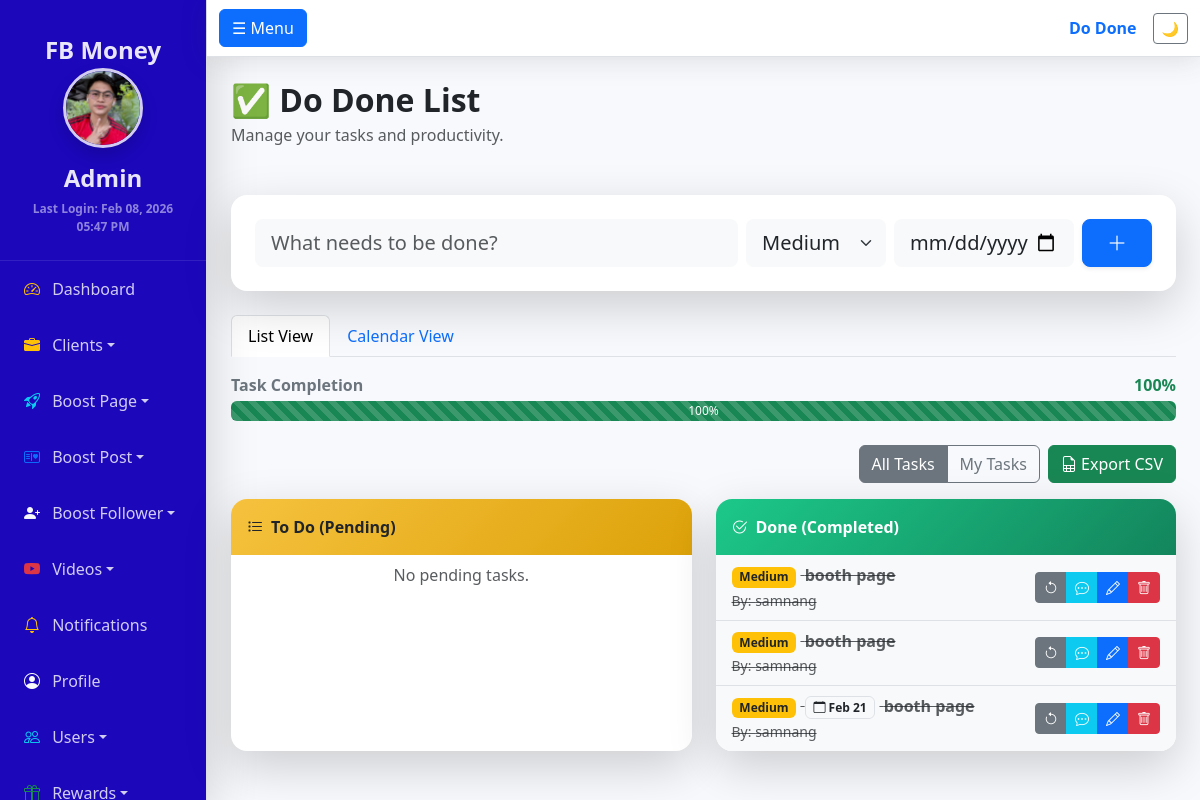
Page /admin/do_done.php (signed in) on the committed database.
### tables this page shows
CREATE TABLE `todos` (
  `id` int(11) NOT NULL AUTO_INCREMENT,
  `username` varchar(50) NOT NULL,
  `task` varchar(255) NOT NULL,
  `status` enum('pending','done') DEFAULT 'pending',
  `created_at` timestamp NOT NULL DEFAULT current_timestamp(),
  `priority` enum('High','Medium','Low') DEFAULT 'Medium',
  `due_date` date DEFAULT NULL,
  `position` int(11) DEFAULT 0,
  PRIMARY KEY (`id`)
);

### admin/do_done.php (the view, shortened to what the rows shown need)
<?php
require_once "../config/db.php";
$u_stmt = $conn->prepare("SELECT profile_pic, last_login, bio, role FROM admins WHERE username=?");
if ($u_stmt) {
    $u_stmt->bind_param("s", $_SESSION['admin']);
    $u_stmt->execute();
    $u_res = $u_stmt->get_result();
    $u_row = $u_res->fetch_assoc();
} else {
    $u_row = [];
}
$profile_pic = !empty($u_row['profile_pic']) ? "uploads/" . $u_row['profile_pic'] : "https://via.placeholder.com/150";
$last_login = !empty($u_row['last_login']) ? date("M d, Y h:i A", strtotime($u_row['last_login'])) : "First Login";
$filter_sql = (isset($_GET['filter']) && $_GET['filter'] == 'mine') ? " AND username = '" . $conn->real_escape_string($_SESSION['admin']) . "'" : "";
?>
<!DOCTYPE html>
<html lang="en">
<head>
<link href="https://cdn.jsdelivr.net/npm/bootstrap@5.3.2/dist/css/bootstrap.min.css" rel="stylesheet">
<link rel="stylesheet" href="https://cdn.jsdelivr.net/npm/bootstrap-icons@1.11.3/font/bootstrap-icons.min.css">
</head>
<body>
<div class="d-flex" id="wrapper">
    <?php include 'sidebar.php'; ?>
    <div id="page-content-wrapper">
        <div class="container-fluid px-4">
            <div class="d-flex flex-column flex-md-row justify-content-between align-items-center mb-5">
                <div>
                    <h2 class="fw-bold text-dark mb-1">✅ Do Done List</h2>
                </div>
            </div>
            <div class="tab-content" id="viewTabsContent">
                <div class="tab-pane fade show active" id="listView" role="tabpanel">
            <div class="row g-4">
                <div class="col-md-6">
                    <div class="card h-100 shadow-lg border-0 rounded-4 overflow-hidden">
                        <ul class="list-group list-group-flush" id="doneList">
                            <?php
                        $done = $conn->query("SELECT * FROM todos WHERE status='done' $filter_sql ORDER BY position ASC, created_at DESC LIMIT 20");
                            if($done && $done->num_rows > 0):
                                while($row = $done->fetch_assoc()):
                            ?>
                            <li class="list-group-item d-flex justify-content-between align-items-center bg-light">
                                <div class="text-decoration-line-through text-muted">
                                    <?php
                                    $p = $row['priority'] ?? 'Medium';
                                    $badge = ($p == 'High') ? 'bg-danger' : (($p == 'Medium') ? 'bg-warning text-dark' : 'bg-info text-dark');
                                    ?>
                                    <span class="badge <?php echo $badge; ?> me-1"><?php echo $p; ?></span>
                                    <?php if(!empty($row['due_date'])): ?>
                                    <span class="badge bg-light text-dark border me-1" title="Due Date"><i class="bi bi-calendar"></i> <?php echo date('M d', strtotime($row['due_date'])); ?></span>
                                    <?php endif; ?>
                                    <strong><?php echo htmlspecialchars($row['task']); ?></strong><br>
                                    <small>By: <?php echo htmlspecialchars($row['username']); ?></small>
                                </div>
                                <div class="btn-group btn-group-sm">
                                <a href="?action=undo&id=<?php echo $row['id']; ?><?php echo isset($_GET['filter']) ? '&filter='.$_GET['filter'] : ''; ?>" class="btn btn-secondary" title="Undo"><i class="bi bi-arrow-counterclockwise"></i></a>
                                <button type="button" class="btn btn-info text-white"
                                    data-id="<?php echo $row['id']; ?>"
                                    data-task="<?php echo htmlspecialchars($row['task']); ?>"
                                    onclick="openCommentsModal(this)" title="Comments">
                                    <i class="bi bi-chat-dots"></i>
                                </button>
                                <button type="button" class="btn btn-primary"
                                    data-id="<?php echo $row['id']; ?>"
                                    data-task="<?php echo htmlspecialchars($row['task']); ?>"
                                    data-priority="<?php echo $row['priority']; ?>"
                                    data-due="<?php echo $row['due_date']; ?>"
                                    onclick="openEditModal(this)" title="Edit">
                                    <i class="bi bi-pencil"></i>
                                </button>
                                <a href="?action=delete&id=<?php echo $row['id']; ?><?php echo isset($_GET['filter']) ? '&filter='.$_GET['filter'] : ''; ?>" class="btn btn-danger" title="Delete" onclick="return confirm('Delete this task?');"><i class="bi bi-trash"></i></a>
                                </div>
                            </li>
                            <?php endwhile; else: ?>
                            <li class="list-group-item text-center text-muted">No completed tasks yet.</li>
                            <?php endif; ?>
                        </ul>
                    </div>
                </div>
            </div>
                </div>
            </div>
        </div>
    </div>
</div>
</body>
</html>

### admin/sidebar.php (shortened to what the rows shown need)
<?php
$sidebar_pic = isset($profile_pic) ? $profile_pic : "https://via.placeholder.com/150";
$sidebar_login = isset($last_login) ? $last_login : "";
$settings_res = $conn->query("SELECT * FROM settings WHERE setting_key IN ('sidebar_color', 'notification_sound')");
$settings = [];
while($row = $settings_res->fetch_assoc()) { $settings[$row['setting_key']] = $row['setting_value']; }
$custom_sb_color = $settings['sidebar_color'] ?? '';
$sb_style = $custom_sb_color ? "background: $custom_sb_color !important;" : "";
?>
<div class="border-end shadow-lg" id="sidebar-wrapper" style="<?php echo $sb_style ? $sb_style : 'background: linear-gradient(180deg, #4e73df 10%, #224abe 100%);'; ?>">
    <div class="sidebar-heading text-center position-relative">
       <div class="mt-2">FB Money</div>
        <img src="<?php echo $sidebar_pic; ?>" class="rounded-circle mb-2 shadow" width="80" height="80" style="object-fit:cover; border: 3px solid rgba(255,255,255,0.8);">
        <div class="fw-bold mt-1"><?php echo htmlspecialchars($_SESSION['admin'] ?? 'User'); ?></div>
        <?php if($sidebar_login): ?>
        <div class="small text-white-50 mt-1" style="font-size: 0.75rem;">Last Login: <?php echo $sidebar_login; ?></div>
        <?php endif; ?>
    </div>
</div>

### rows in the picture
todos: priority "Medium", task "booth page", username "samnang"
todos: priority "Medium", task "booth page", username "samnang"
todos: priority "Medium", due_date "Feb 21", task "booth page", username "samnang"

### other values in the picture
$_SESSION['admin'] "Admin"
$sidebar_login "Feb 08, 2026 05:47 PM"
$progress "100"
